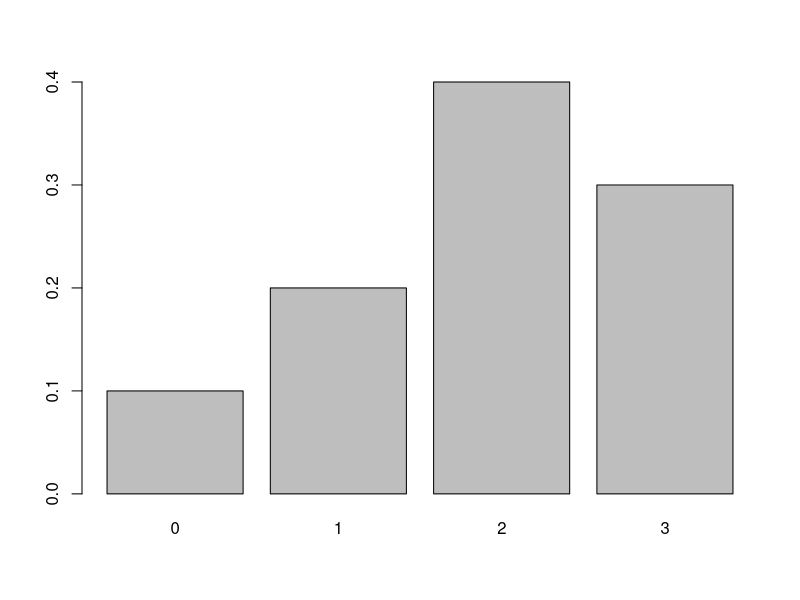
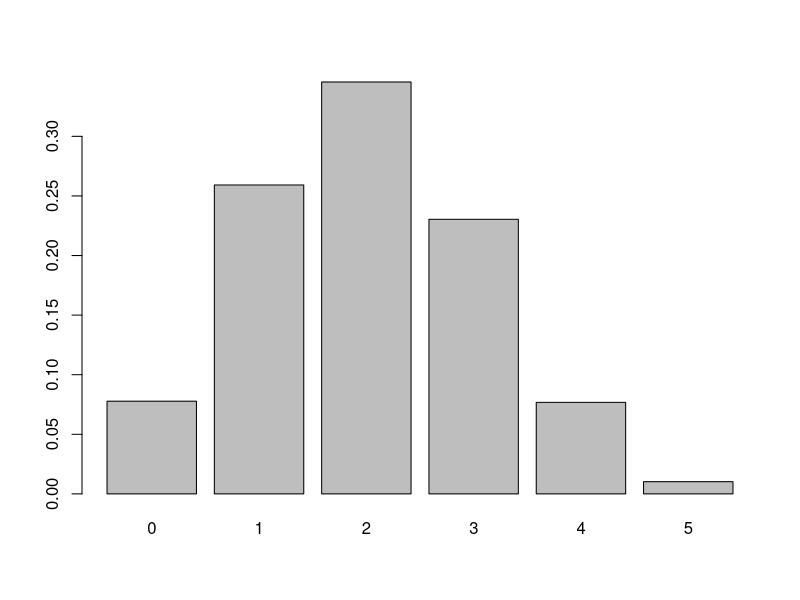
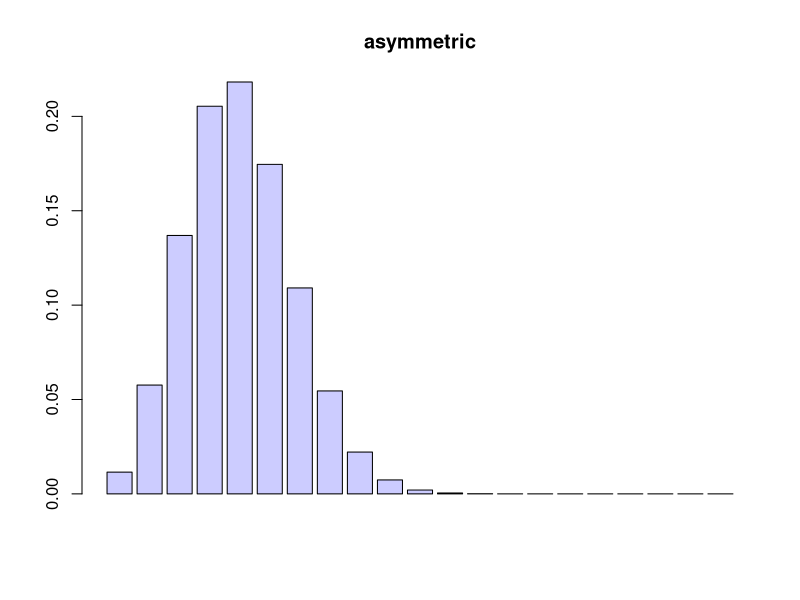
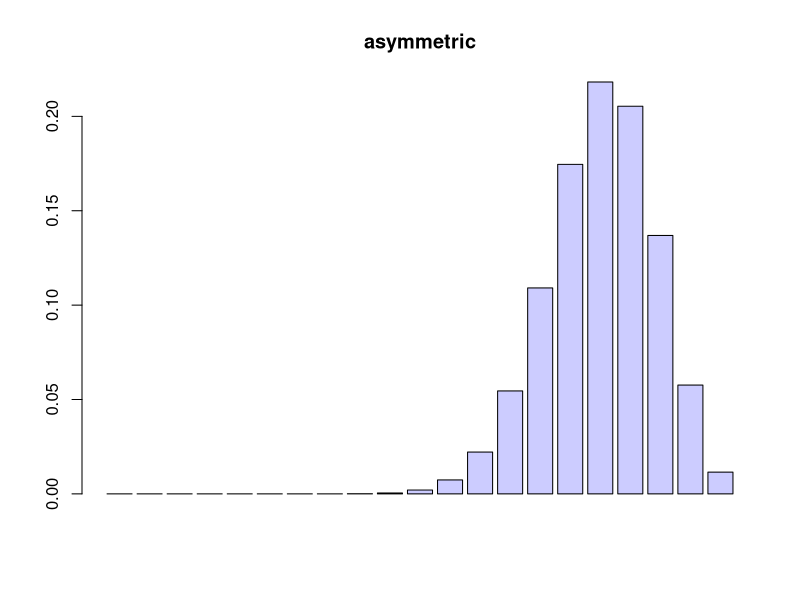
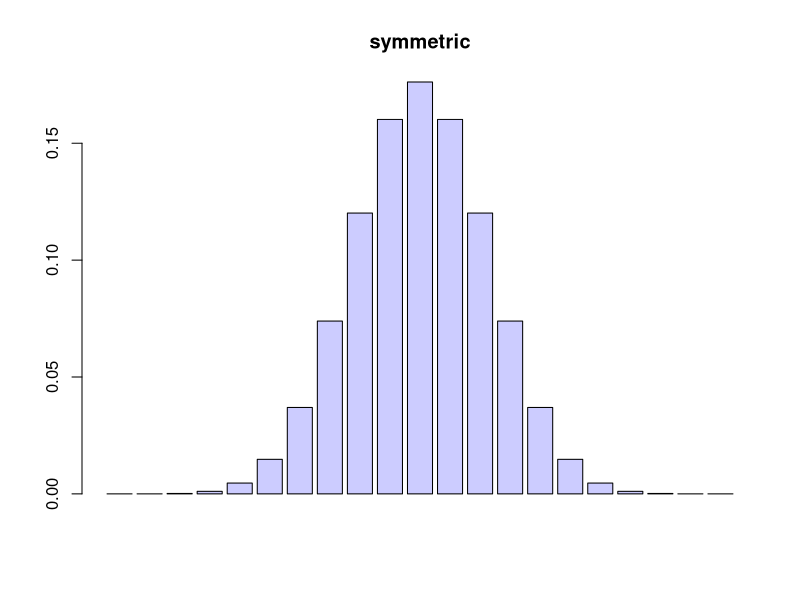
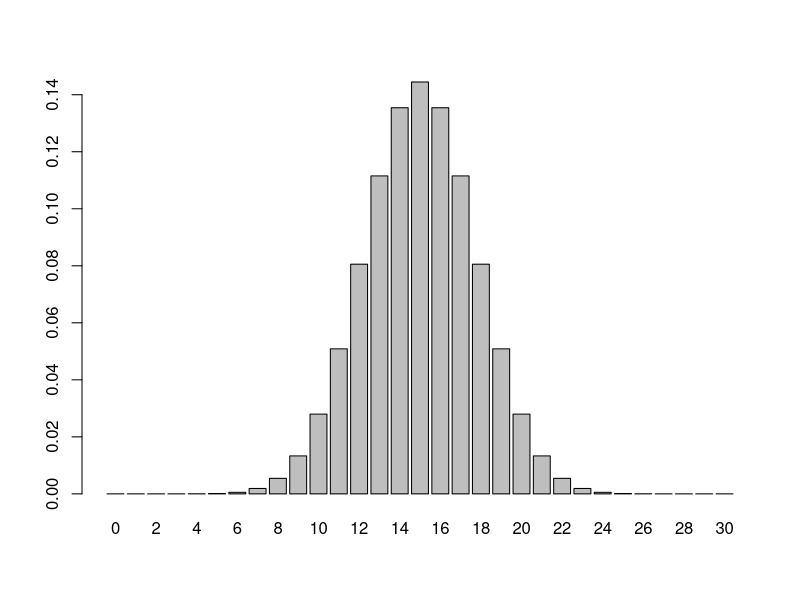
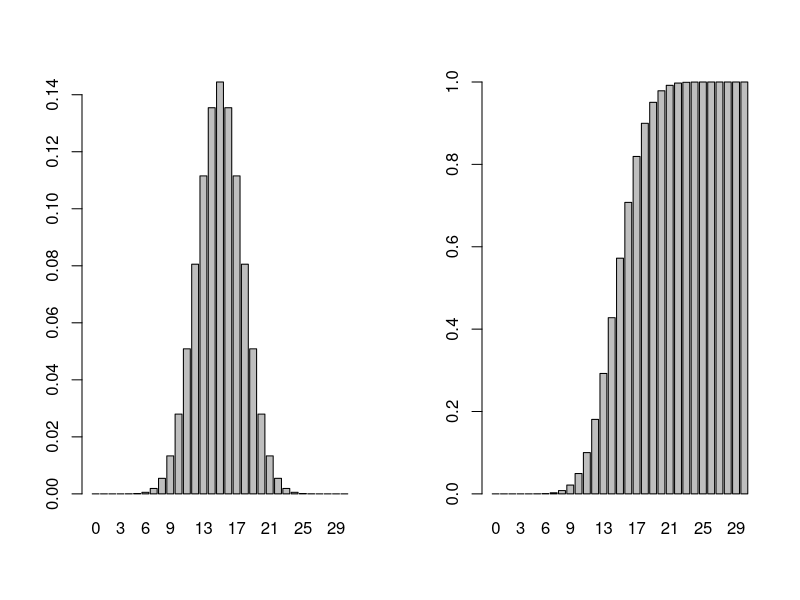

Reproduce these figures in R, in order.
## ---- chunk 1
px = c(0.1, 0.2, 0.4, 0.3); barplot(px, names.arg = c(0,1,2,3))
## ---- chunk 2
x = c(0, 1, 2, 3, 4, 5); px = c(0.15, 0.3, 0.2, 0.2, 0.1, 0.05)

mean = sum(x * px)
mean

## ---- chunk 3
sum((x - mean)^2 * px)
## ---- chunk 4
x = c(10, 11, 12, 13, 14); px = c(0.1, 0.3, 0.3, 0.2, 0.1); c = 25000 + 900*x
## ---- chunk 5
mean_x = sum(x * px)

## ---- chunk 6
mean_c = 25000 + 900 * mean_x
## ---- chunk 7
var_x = sum((x - mean_x)^2*px) # first calculate the variance of X
var_c = (900^2)*(var_x)
var_c
## ---- chunk 8
dbinom(1, size=2, prob=0.5)

#The probabilities of getting 0, 1, 2 heads in two trials is:

dbinom(0:2, size=2, prob=0.5)
## ---- chunk 9
choose(5,2) #In 10 sequences we can hit 2 heads out of 5 trails. 
## ---- chunk 10
dbinom(1, size = 5, prob = 0.4)
## ---- chunk 11
sum(dbinom(0:1, size = 5, prob = 0.4))
## ---- chunk 12
p2 = dbinom(2, size = 5, prob = 0.4)
p3 = dbinom(3, size = 5, prob = 0.4)
p4 = dbinom(4, size = 5, prob = 0.4)
p2 + p3 + p4

sum(dbinom(2:4, size = 5, prob = 0.4))
## ---- chunk 13
x=dbinom(0:5, size = 5, prob = 0.4)
## ---- chunk 14
barplot(x, names.arg = c(0,1,2,3,4,5))

## ---- chunk 15
x <- dbinom(0:20, size = 20, prob = 0.2)
y <- dbinom(0:20, size = 20, prob = 0.8)
z <- dbinom(0:20, size = 20, prob = 0.5)
## ---- chunk 16
barplot(x, col = rgb(0.8, 0.8, 1), main = "asymmetric")
barplot(y, col = rgb(0.8, 0.8, 1), main = "asymmetric")
barplot(z, col = rgb(0.8, 0.8, 1), main = "symmetric")
## ---- chunk 17
x <- dbinom(0:5, size = 5, prob = 0.4)
x
## ---- chunk 18
x <- pbinom(0:5, size = 5, prob = 0.4)
x
## ---- chunk 19
x <- 0:2
px = dbinom(x, size = 2, prob = 0.5)
mean=sum(x * px)

var=5*0.4*0.6


## ---- chunk 20
x=13
dbinom(13, size = 30, prob = 0.5)

## ---- chunk 21
y= dbinom(0:30, size = 30, prob = 0.5)
barplot(y, names.arg = c(0:30))
## ---- chunk 22
y= dbinom(0:30, size = 30, prob = 0.5)
z= cumsum(y)
## ---- chunk 23
par(mfrow=c(1,2))
barplot(y, names.arg = c(0:30))
barplot(z, names.arg = c(0:30))
## ---- chunk 24
x=0:30
px= dbinom(x, size = 30, prob = 0.5)
sum(x*px)
## ---- chunk 25
mean_x <- sum(x*px)
sum((x-mean_x)^2*px) #Methode from discrete variables

30*0.5*0.5 #Can also use the rule when its binomial.
